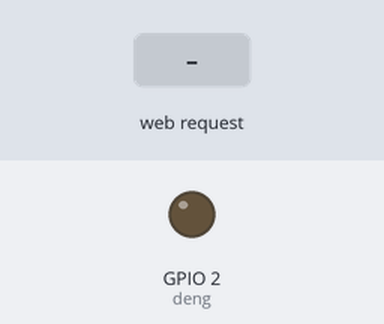
Recording of a sketch running on a simulated ESP8266 (NodeMCU). Shown: output pins drawn as LEDs (lit = HIGH). The test bench sets the inputs (shaded band). WiFi joins after 1.5 s; servers stay silent unless stated; what the sketch prints to the serial monitor is not drawn.

Above: at 2.8 s.
2.9 s: HTTP request GET /io/high received
At 3.5 s:
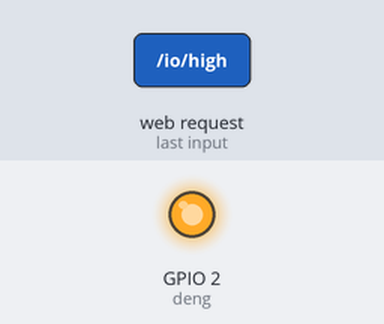
4.4 s: HTTP request GET /io/low received
At 4.7 s:
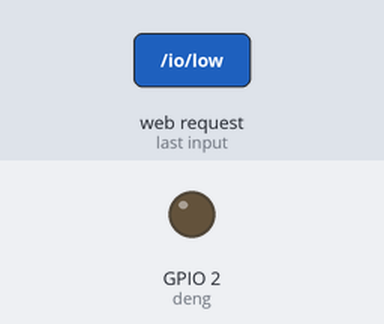
Timing chart, 0 to 7.4 s (numbered marks = the images above; inputs shaded):
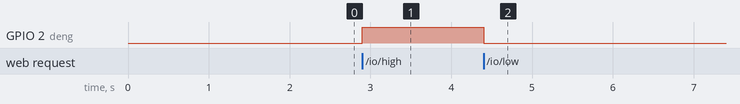

Measured:
- after the input at 2.9 s, GPIO 2 (deng): LOW → HIGH at once
- after the input at 4.4 s, GPIO 2 (deng): HIGH → LOW at once

The sketch:

webserver.ino
```cpp
#include <ESP8266WiFi.h>
const char* ssid = "xxxxx";
const char* password = "xxxx";
int deng = 2;
WiFiServer server(80);

void setup() {
  Serial.begin(9600);
  delay(10);

  pinMode(deng, OUTPUT);
  digitalWrite(deng, LOW);

  Serial.println();
  Serial.println();
  Serial.print("Connecting to ");
  Serial.println(ssid);

  WiFi.begin(ssid, password);

  while (WiFi.status() != WL_CONNECTED) {
    delay(200);
    Serial.print(".");
  }
  Serial.println("");
  Serial.println("wifi connected");

  server.begin();
  Serial.println("server started");

  Serial.println(WiFi.localIP());
}

void loop() {
  WiFiClient client = server.available();
  if (!client) {
    return;
  }
  Serial.println("new client");
  while(!client.available()){
    delay(1);
  }
  String req = client.readStringUntil('\r');
  Serial.println(req);
  client.flush();

  String s = "HTTP/1.1 200 OK\r\nContent-Type: text/html\r\n\r\n<!DOCTYPE HTML>\r\n<html>\r\n IO &#x72B6;&#x6001;: ";
  int val ;
  if (req.indexOf("/io/low") != -1){
    val = 0;
    s += (val)?"&#x9AD8;&#x7535;&#x5E73;":"&#x4F4E;&#x7535;&#x5E73;";
    s += "<br><a href='http://192.168.1.197/io/low'><input type='button' value='low'></a><a href='http://192.168.1.197/io/high'><input type='button' value='high'></a></html>\n";
    client.print(s);
    digitalWrite(deng, LOW);
    }
  else if (req.indexOf("/io/high") != -1){
    val = 1;
    s += (val)?"&#x9AD8;&#x7535;&#x5E73;":"&#x4F4E;&#x7535;&#x5E73;";
    s += "<br><a href='http://192.168.1.197/io/low'><input type='button' value='low'></a><a href='http://192.168.1.197/io/high'><input type='button' value='high'></a></html>\n";
    client.print(s);
    digitalWrite(deng, HIGH);
    }
  else{
    client.print("HTTP/1.1 200 OK\r\nContent-Type: text/html\r\n\r\n<!DOCTYPE HTML>\r\n<html>\r\n IO &#x72B6;&#x6001;: Unknow <br><a href='http://192.168.1.197/io/low'><input type='button' value='low'></a><a href='http://192.168.1.197/io/high'><input type='button' value='high'></a></html>");
  }
  client.flush();

  delay(1);
  Serial.println("Client disonnected");

}
```
